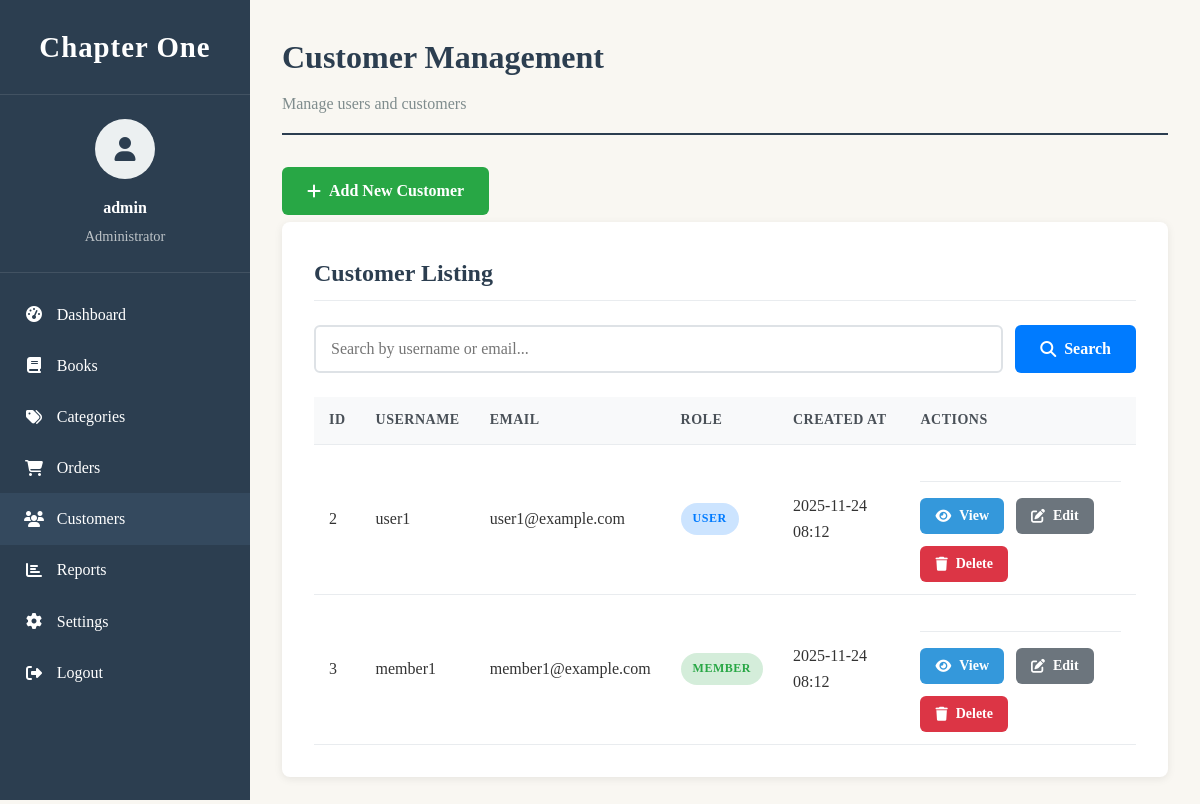
Page /page/admin_user.php (signed in) on the committed database.
### tables this page shows
CREATE TABLE users (
    id INT AUTO_INCREMENT PRIMARY KEY,
    username VARCHAR(255) NOT NULL UNIQUE,
    email VARCHAR(255) NOT NULL UNIQUE,
    password_hash VARCHAR(255) NOT NULL,
    user_role ENUM('user', 'member', 'admin') DEFAULT 'user' NOT NULL,
    profile_photo VARCHAR(255) DEFAULT NULL,
    created_at TIMESTAMP DEFAULT CURRENT_TIMESTAMP,
    updated_at TIMESTAMP DEFAULT CURRENT_TIMESTAMP ON UPDATE CURRENT_TIMESTAMP
);

### page/admin_user.php (the view, shortened to what this page needs)
<?php
require_once __DIR__ . '/../sb_base.php';
$action = $_GET['action'] ?? 'list';
$currentAdminId = $_SESSION['user_id'];
$stmt = $pdo->prepare("SELECT profile_photo FROM users WHERE id = ?");
$stmt->execute([$currentAdminId]);
$adminPhoto = $stmt->fetchColumn();
$adminPhotoPath = $adminPhoto ? '/page/uploads/profiles/' . $adminPhoto : '';
$search = trim($_GET['search'] ?? '');
$searchQuery = '';
$searchParams = [];
if (!empty($search)) {
    $searchQuery = "WHERE user_role IN ('user', 'member') AND (username LIKE ? OR email LIKE ?)";
    $searchTerm = "%$search%";
    $searchParams = [$searchTerm, $searchTerm];
} else {
    $searchQuery = "WHERE user_role IN ('user', 'member')";
}
$users = [];
if ($action === 'list') {
    $sql = "SELECT id, username, email, user_role, profile_photo, created_at FROM users $searchQuery ORDER BY created_at DESC";
    $stmt = $pdo->prepare($sql);
    $stmt->execute($searchParams);
    $users = $stmt->fetchAll();
}
?>
<!DOCTYPE html>
<html lang="en">
<head>
<link rel="stylesheet" href="/css/sb_style.css">
<link rel="stylesheet" href="/css/user.css">
<link rel="stylesheet" href="https://cdnjs.cloudflare.com/ajax/libs/font-awesome/6.4.0/css/all.min.css">
</head>
<body>
<div style="display: flex; min-height: 100vh;">
    <div class="sidebar">
        <div class="logo">
            <span class="logo-text">Chapter One</span>
        </div>
        <div class="admin-info">
            <div class="admin-avatar">
                <?php if ($adminPhotoPath): ?>
                    <img src="<?= htmlspecialchars($adminPhotoPath) ?>" alt="Profile Photo">
                <?php else: ?>
                    <i class="fas fa-user"></i>
                <?php endif; ?>
            </div>
            <div class="admin-name"><?= htmlspecialchars($_SESSION['username'] ?? 'Admin User') ?></div>
            <div class="admin-role">Administrator</div>
        </div>
        <div class="sidebar-menu">
            <a href="adminPanel.php" class="menu-item">
                <i class="fas fa-tachometer-alt"></i>
                <span class="menu-text">Dashboard</span>
            </a>
            <a href="adminProduct.php" class="menu-item">
                <i class="fas fa-book"></i>
                <span class="menu-text">Books</span>
            </a>
            <a href="#" class="menu-item">
                <i class="fas fa-tags"></i>
                <span class="menu-text">Categories</span>
            </a>
            <a href="#" class="menu-item">
                <i class="fas fa-shopping-cart"></i>
                <span class="menu-text">Orders</span>
            </a>
            <a href="admin_user.php" class="menu-item active">
                <i class="fas fa-users"></i>
                <span class="menu-text">Customers</span>
            </a>
            <a href="#" class="menu-item">
                <i class="fas fa-chart-bar"></i>
                <span class="menu-text">Reports</span>
            </a>
            <a href="admin_profile.php" class="menu-item">
                <i class="fas fa-cog"></i>
                <span class="menu-text">Settings</span>
            </a>
            <a href="/login/logout.php" class="menu-item">
                <i class="fas fa-sign-out-alt"></i>
                <span class="menu-text">Logout</span>
            </a>
        </div>
    </div>
<div class="main-content">
    <div class="page-header">
        <h1>Customer Management</h1>
        <p class="subtitle">Manage users and customers</p>
    </div>
    <?php if ($action === 'list'): ?>
        <a href="?action=create" class="btn btn-success" style="margin-bottom: 7px;">
            <i class="fas fa-plus"></i> Add New Customer
        </a>
    <?php else: ?>
        <a href="?" class="btn btn-secondary">
            <i class="fas fa-arrow-left"></i> Back to List
        </a>
    <?php endif; ?>
    <?php if ($action === 'list'): ?>
        <div class="content-section">
            <div class="section-header">
                <h2 class="section-title">Customer Listing</h2>
            </div>
            <form method="GET" class="search-box">
                <input type="text" name="search" placeholder="Search by username or email..." value="<?= htmlspecialchars($search) ?>" class="form-control">
                <button type="submit" class="btn btn-primary">
                    <i class="fas fa-search"></i> Search
                </button>
            </form>
            <div class="table-container">
                <table>
                    <thead>
                        <tr>
                            <th>ID</th>
                            <th>Username</th>
                            <th>Email</th>
                            <th>Role</th>
                            <th>Created At</th>
                            <th>Actions</th>
                        </tr>
                    </thead>
                    <tbody>
                        <?php if (empty($users)): ?>
                            <tr>
                                <td colspan="6" style="text-align: center; padding: 2rem;">No members found</td>
                            </tr>
                        <?php else: ?>
                            <?php foreach ($users as $u): ?>
                                <tr>
                                    <td><?= htmlspecialchars($u['id']) ?></td>
                                    <td><?= htmlspecialchars($u['username']) ?></td>
                                    <td><?= htmlspecialchars($u['email']) ?></td>
                                    <td>
                                        <span class="status status-<?= $u['user_role'] ?>">
                                            <?= ucfirst($u['user_role']) ?>
                                        </span>
                                    </td>
                                    <td><?= date('Y-m-d H:i', strtotime($u['created_at'])) ?></td>
                                    <td>
                                        <div class="action-buttons">
                                            <a href="?action=view&id=<?= $u['id'] ?>" class="btn btn-info btn-sm">
                                                <i class="fas fa-eye"></i> View
                                            </a>
                                            <a href="?action=edit&id=<?= $u['id'] ?>" class="btn btn-secondary btn-sm">
                                                <i class="fas fa-edit"></i> Edit
                                            </a>
                                            <form method="POST" style="display: inline-block; margin: 0; padding: 0; vertical-align: middle;" onsubmit="return confirm('Are you sure you want to delete this user?');">
                                                <button type="submit" class="btn btn-danger btn-sm" style="margin: 0; padding: 8px 15px; min-height: 36px; display: inline-flex; align-items: center;">
                                                    <i class="fas fa-trash"></i> Delete
                                                </button>
                                            </form>
                                        </div>
                                    </td>
                                </tr>
                            <?php endforeach; ?>
                        <?php endif; ?>
                    </tbody>
                </table>
            </div>
        </div>
    <?php endif; ?>
</div>
</div>
</body>
</html>

### css/sb_style.css (style rules this page uses)
* { margin: 0; padding: 0; box-sizing: border-box; font-family: "Georgia", serif; }
body { background-color: #f9f7f2; color: #333; line-height: 1.6; }
a { text-decoration: none; color: inherit; }
.logo { font-size: 1.8rem; font-weight: bold; letter-spacing: 1px; }

### rows in the picture
users: id "2", username "user1", email "user1@example.com", user_role "USER", created_at "2025-11-24 08:12"
users: id "3", username "member1", email "member1@example.com", user_role "MEMBER", created_at "2025-11-24 08:12"

### other values in the picture
$_SESSION['username'] "admin"
